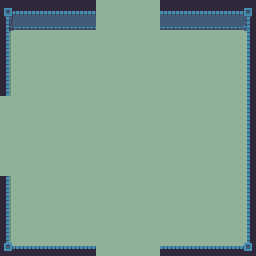

A 2D game scene composited from a Tiled map and its tileset images. What follows is a short description and the map's XML, with every tile layer's data as written:
An orthogonal 16x16 tile map with 16x16 px tiles, 3 tile layers (Floor, Walls, Objects), 3 tilesets.

<map version="1.0" tiledversion="1.1.2" orientation="orthogonal" renderorder="right-down" width="16" height="16" tilewidth="16" tileheight="16" infinite="0" nextobjectid="1">
 <tileset firstgid="1" source="world1_tileset.tsx" />
 <tileset firstgid="241" source="world1_doors_front.tsx" />
 <tileset firstgid="385" source="world1_doors_side.tsx" />
 <layer name="Floor" width="16" height="16">
  <data encoding="csv">
55,55,55,55,55,55,55,55,55,55,55,55,55,55,55,55,
55,55,55,55,55,55,55,55,55,55,55,55,55,55,55,55,
55,55,55,55,55,55,55,55,55,55,55,55,55,55,55,55,
55,55,55,55,55,55,55,55,55,55,55,55,55,55,55,55,
55,55,55,55,55,55,55,55,55,55,55,55,55,55,55,55,
55,55,55,55,55,55,55,55,55,55,55,55,55,55,55,55,
55,55,55,55,55,55,55,55,55,55,55,55,55,55,55,55,
55,55,55,55,55,55,55,55,55,55,55,55,55,55,55,55,
55,55,55,55,55,55,55,55,55,55,55,55,55,55,55,55,
55,55,55,55,55,55,55,55,55,55,55,55,55,55,55,55,
55,55,55,55,55,55,55,55,55,55,55,55,55,55,55,55,
55,55,55,55,55,55,55,55,55,55,55,55,55,55,55,55,
55,55,55,55,55,55,55,55,55,55,55,55,55,55,55,55,
55,55,55,55,55,55,55,55,55,55,55,55,55,55,55,55,
55,55,55,55,55,55,55,55,55,55,55,55,55,55,55,55,
55,55,55,55,55,55,55,55,55,55,55,55,55,55,55,55
</data>
 </layer>
 <layer name="Walls" width="16" height="16">
  <data encoding="csv">
6,7,7,7,7,7,0,0,0,0,7,7,7,7,7,8,
30,31,31,31,31,31,0,0,0,0,31,31,31,31,31,32,
54,0,0,0,0,0,0,0,0,0,0,0,0,0,0,56,
54,0,0,0,0,0,0,0,0,0,0,0,0,0,0,56,
54,0,0,0,0,0,0,0,0,0,0,0,0,0,0,56,
54,0,0,0,0,0,0,0,0,0,0,0,0,0,0,56,
0,0,0,0,0,0,0,0,0,0,0,0,0,0,0,56,
0,0,0,0,0,0,0,0,0,0,0,0,0,0,0,56,
0,0,0,0,0,0,0,0,0,0,0,0,0,0,0,56,
0,0,0,0,0,0,0,0,0,0,0,0,0,0,0,56,
0,0,0,0,0,0,0,0,0,0,0,0,0,0,0,56,
54,0,0,0,0,0,0,0,0,0,0,0,0,0,0,56,
54,0,0,0,0,0,0,0,0,0,0,0,0,0,0,56,
54,0,0,0,0,0,0,0,0,0,0,0,0,0,0,56,
54,0,0,0,0,0,0,0,0,0,0,0,0,0,0,56,
78,79,79,79,79,79,0,0,0,0,79,79,79,79,79,80
</data>
 </layer>
 <layer name="Objects" width="16" height="16">
  <data encoding="csv">
0,0,0,0,0,0,0,0,0,0,0,0,0,0,0,0,
0,0,0,0,0,0,0,0,0,0,0,0,0,0,0,0,
0,0,0,0,0,0,0,0,0,0,0,0,0,0,0,0,
0,0,0,0,0,0,0,0,0,0,0,0,0,0,0,0,
0,0,0,0,0,0,0,0,0,0,0,0,0,0,0,0,
0,0,0,0,0,0,0,0,0,0,0,0,0,0,0,0,
0,0,0,0,0,0,0,0,0,0,0,0,0,0,0,0,
0,0,0,0,0,0,0,0,0,0,0,0,0,0,0,0,
0,0,0,0,0,0,0,0,0,0,0,0,0,0,0,0,
0,0,0,0,0,0,0,0,0,0,0,0,0,0,0,0,
0,0,0,0,0,0,0,0,0,0,0,0,0,0,0,0,
0,0,0,0,0,0,0,0,0,0,0,0,0,0,0,0,
0,0,0,0,0,0,0,0,0,0,0,0,0,0,0,0,
0,0,0,0,0,0,0,0,0,0,0,0,0,0,0,0,
0,0,0,0,0,0,0,0,0,0,0,0,0,0,0,0,
0,0,0,0,0,0,0,0,0,0,0,0,0,0,0,0
</data>
 </layer>
</map>
